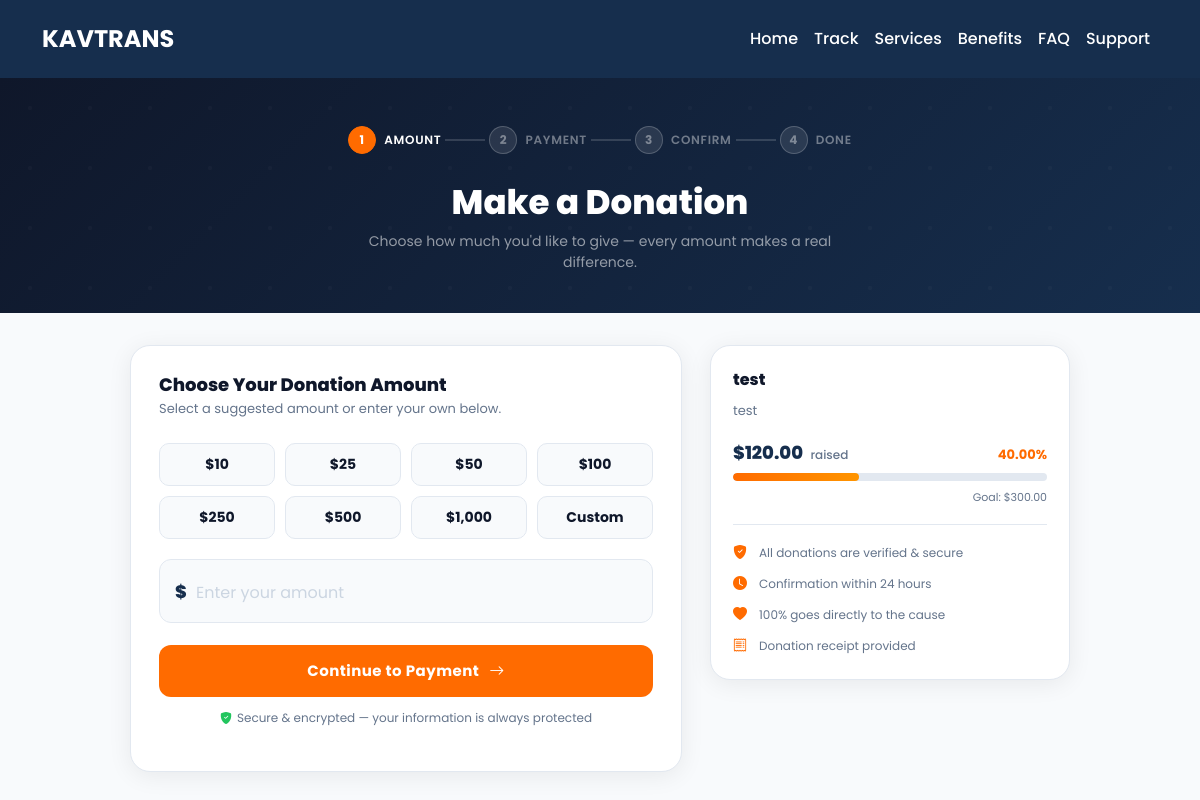
The app's page /donate/9/, older data.
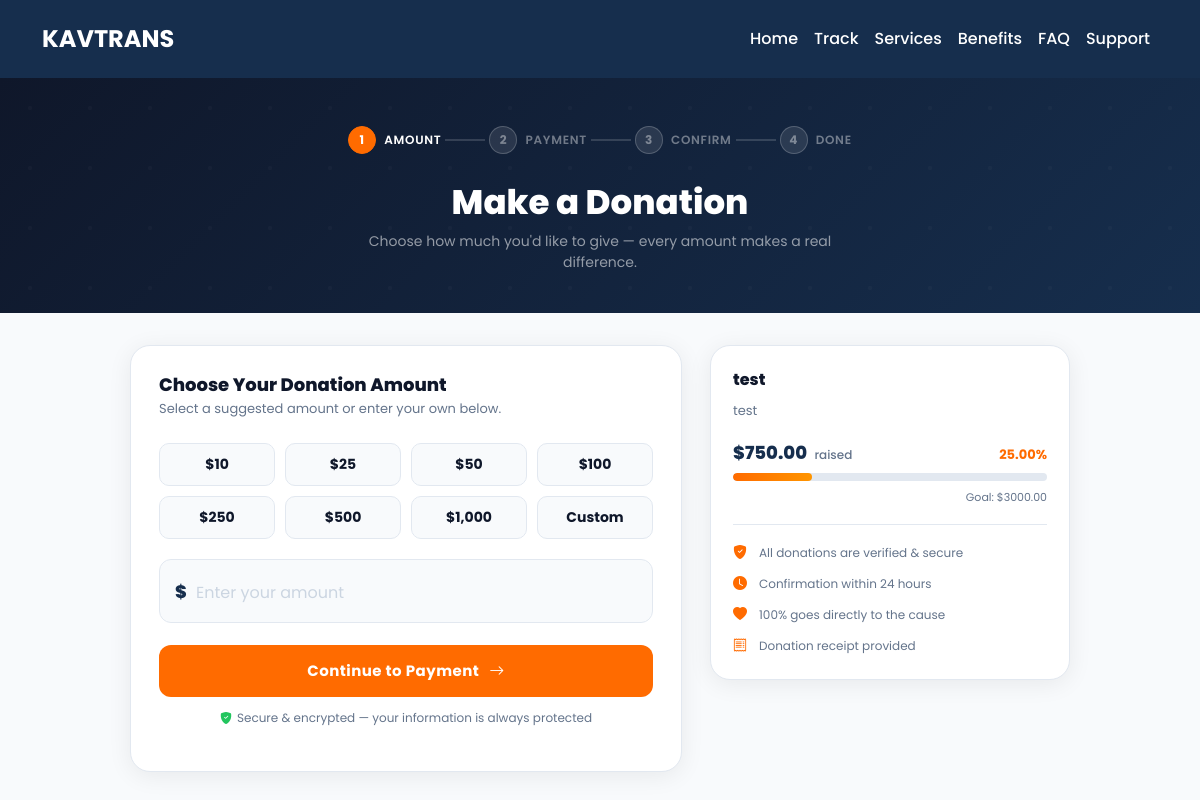
The same page, newer data.
### core/models.py (models this page shows, shortened)
class DonationCause(models.Model):
    title = models.CharField(max_length=200)
    description = models.TextField()
    image = CloudinaryField('image', blank=True, null=True)  # <- use CloudinaryField
    target_amount = models.DecimalField(max_digits=10, decimal_places=2)
    amount_raised = models.DecimalField(max_digits=10, decimal_places=2, default=0)
    is_active = models.BooleanField(default=True)
    created_at = models.DateTimeField(auto_now_add=True)
    def progress_percentage(self):
        if self.target_amount > 0:
            return round((self.amount_raised / self.target_amount) * 100, 2)
        return 0

### core/views.py (the view, shortened to what this page needs)
# urls.py: path("donate/<int:cause_id>/", views.donate_amount, name="donate_amount"),
def donate_amount(request, cause_id):
    cause = get_object_or_404(DonationCause, id=cause_id)
    for key in ['donation_amount', 'payment_type', 'crypto_currency']:
        request.session.pop(key, None)
    return render(request, "dashboard/donate.html", {"cause": cause})

### templates/dashboard/donate.html (shortened to what the changed rows need)
{% extends "dashboard/dashboard_base.html" %}
{% load static %}
{% block content %}
<div class="dn-page">
    <div class="dn-banner">
        <div class="container dn-banner-inner">
            <h1>Make a Donation</h1>
        </div>
    </div>
    <div class="dn-layout">
        <div class="dn-card">
            <div class="dn-cause-body">
                <div class="dn-cause-title">{{ cause.title }}</div>
                <p class="dn-cause-desc">{{ cause.description }}</p>
                <div class="dn-prog-labels">
                    <span class="dn-prog-raised">
                        ${{ cause.amount_raised }}
                        <small>raised</small>
                    </span>
                    <span class="dn-prog-pct">{{ cause.progress_percentage }}%</span>
                </div>
                <div class="dn-prog-bar-bg">
                    <div class="dn-prog-bar-fill" style="width:{{ cause.progress_percentage }}%"></div>
                </div>
                <div class="dn-prog-goal">Goal: ${{ cause.target_amount }}</div>
                <div class="dn-trust">
                    <div class="dn-trust-row">
                    </div>
                    <div class="dn-trust-row">
                    </div>
                    <div class="dn-trust-row">
                    </div>
                    <div class="dn-trust-row">
                    </div>
                </div>
            </div>
        </div>
    </div>
</div>
{% endblock %}

Row changes from the older to the newer data that the page shows:
changed DonationCause "test": amount_raised "120.00" → "750.00"; progress_percentage "40.00" → "25.00"; target_amount "300.00" → "3000.00"
